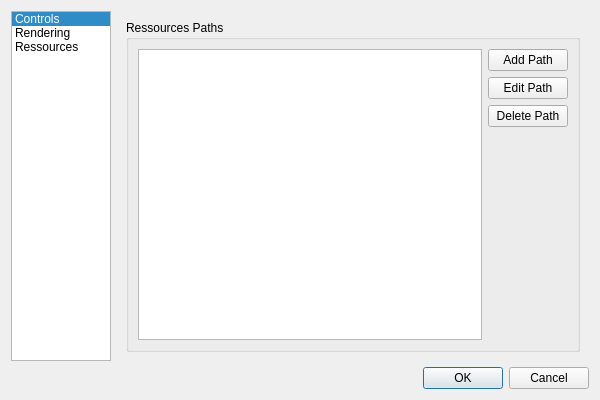
<?xml version="1.0" encoding="UTF-8"?>
<ui version="4.0">
 <class>ConfWidget</class>
 <widget class="QDialog" name="ConfWidget">
  <property name="geometry">
   <rect>
    <x>0</x>
    <y>0</y>
    <width>600</width>
    <height>400</height>
   </rect>
  </property>
  <property name="windowTitle">
   <string>Option</string>
  </property>
  <layout class="QGridLayout" name="gridLayout">
   <item row="0" column="0">
    <widget class="QListWidget" name="optionsList">
     <property name="maximumSize">
      <size>
       <width>100</width>
       <height>16777215</height>
      </size>
     </property>
     <property name="currentRow">
      <number>0</number>
     </property>
     <item>
      <property name="text">
       <string>Controls</string>
      </property>
     </item>
     <item>
      <property name="text">
       <string>Rendering</string>
      </property>
     </item>
     <item>
      <property name="text">
       <string>Ressources</string>
      </property>
     </item>
    </widget>
   </item>
   <item row="0" column="1">
    <widget class="QStackedWidget" name="optionPages">
     <property name="currentIndex">
      <number>2</number>
     </property>
     <widget class="QWidget" name="controlsPage">
      <layout class="QVBoxLayout" name="verticalLayout_2">
       <item>
        <widget class="QGroupBox" name="groupMouseBox">
         <property name="title">
          <string>Mouse</string>
         </property>
         <layout class="QFormLayout" name="formLayout">
          <property name="fieldGrowthPolicy">
           <enum>QFormLayout::AllNonFixedFieldsGrow</enum>
          </property>
          <item row="0" column="0">
           <widget class="QLabel" name="sensibilityLabel">
            <property name="text">
             <string>Sensibility</string>
            </property>
           </widget>
          </item>
          <item row="0" column="1">
           <widget class="QDoubleSpinBox" name="sensibilityDoubleSpinBox"/>
          </item>
         </layout>
        </widget>
       </item>
       <item>
        <widget class="QGroupBox" name="groupBox">
         <property name="title">
          <string>GroupBox</string>
         </property>
        </widget>
       </item>
      </layout>
     </widget>
     <widget class="QWidget" name="renderingPage">
      <layout class="QFormLayout" name="formLayout_3">
       <property name="fieldGrowthPolicy">
        <enum>QFormLayout::AllNonFixedFieldsGrow</enum>
       </property>
      </layout>
     </widget>
     <widget class="QWidget" name="ressourcesPage">
      <layout class="QVBoxLayout" name="verticalLayout">
       <item>
        <widget class="QGroupBox" name="ressourcesPathsBox">
         <property name="title">
          <string>Ressources Paths</string>
         </property>
         <layout class="QHBoxLayout" name="horizontalLayout">
          <item>
           <widget class="QTableView" name="pathTableView">
            <property name="alternatingRowColors">
             <bool>true</bool>
            </property>
            <property name="selectionBehavior">
             <enum>QAbstractItemView::SelectRows</enum>
            </property>
            <property name="verticalScrollMode">
             <enum>QAbstractItemView::ScrollPerPixel</enum>
            </property>
            <property name="horizontalScrollMode">
             <enum>QAbstractItemView::ScrollPerPixel</enum>
            </property>
            <attribute name="horizontalHeaderStretchLastSection">
             <bool>true</bool>
            </attribute>
            <attribute name="verticalHeaderVisible">
             <bool>false</bool>
            </attribute>
            <attribute name="verticalHeaderDefaultSectionSize">
             <number>17</number>
            </attribute>
           </widget>
          </item>
          <item>
           <layout class="QVBoxLayout" name="verticalLayout_3">
            <item>
             <widget class="QPushButton" name="addPathButton">
              <property name="text">
               <string>Add Path</string>
              </property>
             </widget>
            </item>
            <item>
             <widget class="QPushButton" name="editPathButton">
              <property name="text">
               <string>Edit Path</string>
              </property>
             </widget>
            </item>
            <item>
             <widget class="QPushButton" name="deletePathButton">
              <property name="text">
               <string>Delete Path</string>
              </property>
             </widget>
            </item>
            <item>
             <spacer name="verticalSpacer">
              <property name="orientation">
               <enum>Qt::Vertical</enum>
              </property>
              <property name="sizeHint" stdset="0">
               <size>
                <width>20</width>
                <height>40</height>
               </size>
              </property>
             </spacer>
            </item>
           </layout>
          </item>
         </layout>
        </widget>
       </item>
      </layout>
     </widget>
    </widget>
   </item>
   <item row="1" column="1">
    <widget class="QDialogButtonBox" name="buttonBox">
     <property name="orientation">
      <enum>Qt::Horizontal</enum>
     </property>
     <property name="standardButtons">
      <set>QDialogButtonBox::Cancel|QDialogButtonBox::Ok</set>
     </property>
    </widget>
   </item>
  </layout>
 </widget>
 <resources/>
 <connections>
  <connection>
   <sender>buttonBox</sender>
   <signal>rejected()</signal>
   <receiver>ConfWidget</receiver>
   <slot>reject()</slot>
   <hints>
    <hint type="sourcelabel">
     <x>431</x>
     <y>390</y>
    </hint>
    <hint type="destinationlabel">
     <x>286</x>
     <y>274</y>
    </hint>
   </hints>
  </connection>
  <connection>
   <sender>buttonBox</sender>
   <signal>accepted()</signal>
   <receiver>ConfWidget</receiver>
   <slot>accept()</slot>
   <hints>
    <hint type="sourcelabel">
     <x>363</x>
     <y>390</y>
    </hint>
    <hint type="destinationlabel">
     <x>157</x>
     <y>274</y>
    </hint>
   </hints>
  </connection>
 </connections>
</ui>
